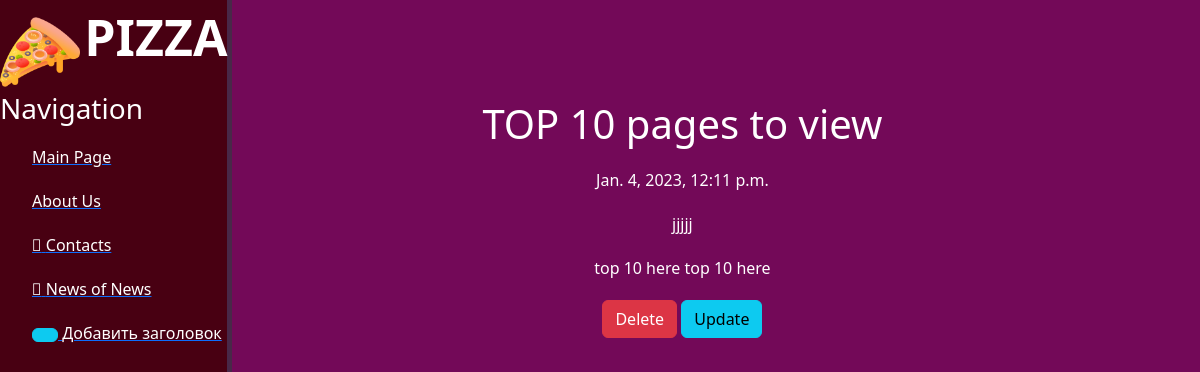
The page /news/2 on the database its author committed.
### news/models.py (models this page shows, shortened)
class Article(models.Model):
    title = models.CharField('Name', max_length=50)
    anons = models.CharField('Anons', max_length=250)
    full_text = models.TextField('Article_Name')
    date = models.DateTimeField('Date_Public')
    class Meta:
        verbose_name ='Article'
        verbose_name_plural = 'All Articles'

### news/views.py (the view)
# urls.py: path('<int:pk>', views.NewsDetailView.as_view(), name='news-detail'),
class NewsDetailView(DetailView):
    model = Article
    template_name = 'news/details_view.html'
    context_object_name = 'newarticle'

### news/templates/news/details_view.html (shortened to what this page needs)
{%  extends  'mainapp/layout.html'  %}
{% block content %}
    <div class="features">
        <h1>{{ newarticle.title }}</h1>
        <p>{{ newarticle.date }}</p>
        <p>{{ newarticle.anons }}</p>
        <p>{{ newarticle.full_text }}</p>
        <a href="{% url 'news-delete' newarticle.id %}" class="btn btn-danger">Delete</a>
        <a href="{% url 'news-update' newarticle.id %}" class="btn btn-info">Update</a>
    </div>
{% endblock %}

### mainapp/static/mainapp/css/mainapp.css (style rules this page uses)
body { background: #730958; }
main .features { float: left; color: #ffffff; margin-top: 100px; text-align: center; width: 75%; }
main .features h1 { font-size: 50 px; }
main .features p { max-width: 400 px; margin: 20px auto }

### rows shown on the page
Article: title "TOP 10 pages to view", date "Jan. 4, 2023, 12:11 p.m.", anons "jjjjj", full_text "top 10 here top 10 here"
